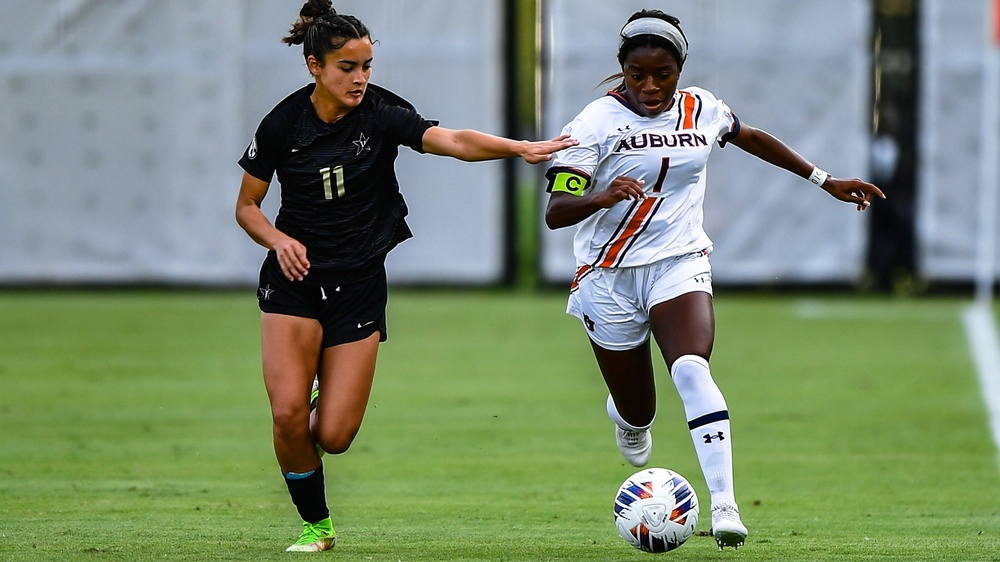
#> input picture wk03/soccer.jpg, 1000 x 562 px, shrunk from 2000 x 1125 before the run, found by its file name
$ python 3-1.py
#> lines starting #> are read from the running program, lines starting #| are printed output that depends on the picture
import cv2 as cv
import sys

img=cv.imread('Chap03/soccer.jpg')
#> img is the input picture: shape (562, 1000, 3); mean B, G, R 112.4, 138.1, 122

if img is None:
    sys.exit('파일을 찾을 수 없습니다.')

cv.imshow('original_RGB',img)
cv.imshow('Upper left half',img[0:img.shape[0]//2,0:img.shape[1]//2,:])
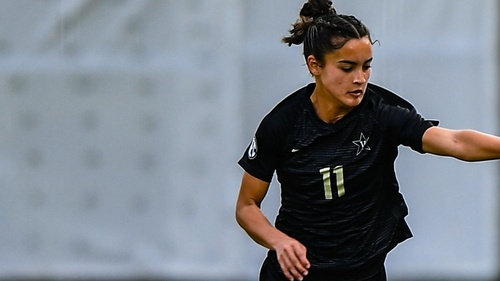
#> window 'Upper left half': shape (281, 500, 3); mean B, G, R 139.4, 130.6, 123.9
cv.imshow('Center half',img[img.shape[0]//4:3*img.shape[0]//4,img.shape[1]//4:3*img.shape[1]//4,:])
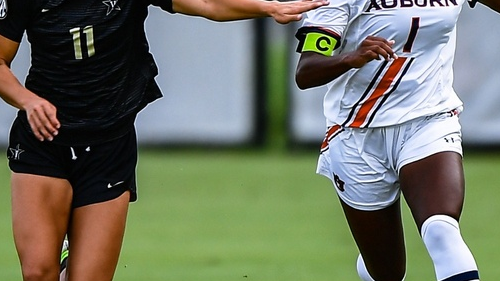
#> window 'Center half': shape (281, 500, 3); mean B, G, R 100.4, 116.8, 111.1

cv.imshow('R channel',img[:,:,2])
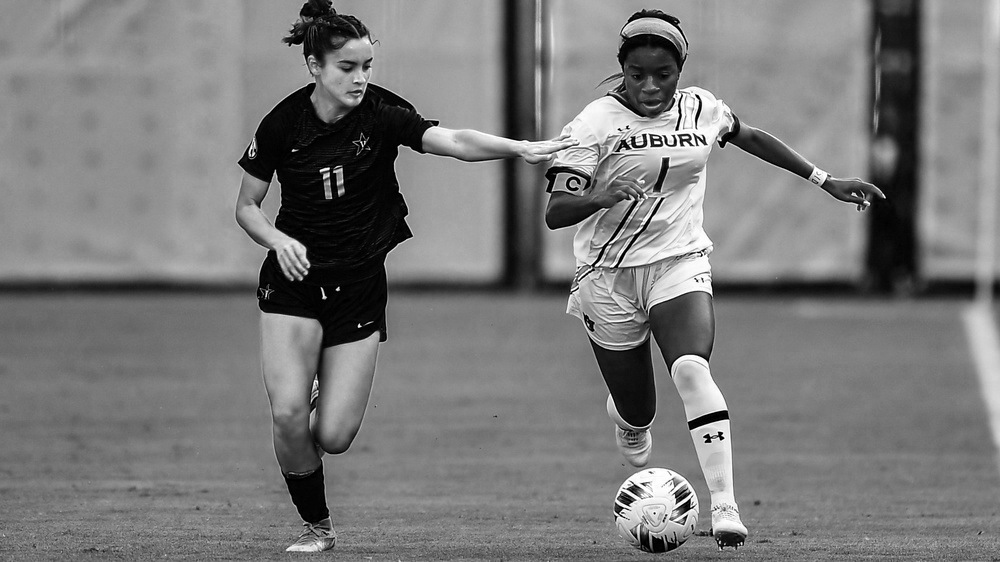
#> window 'R channel': shape (562, 1000); min 0, max 255, mean 122
cv.imshow('G channel',img[:,:,1])
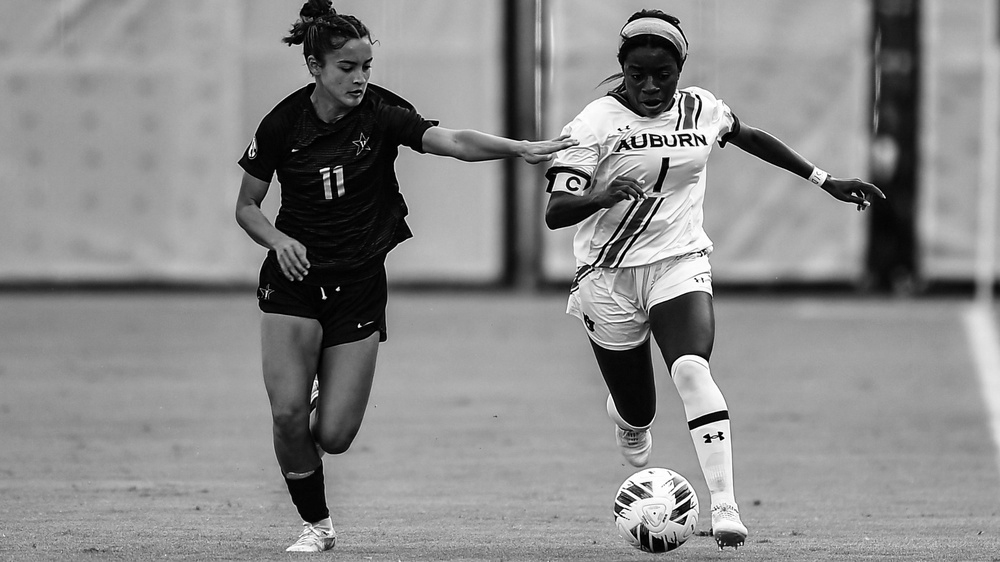
#> window 'G channel': shape (562, 1000); min 0, max 255, mean 138.1
cv.imshow('B channel',img[:,:,0])
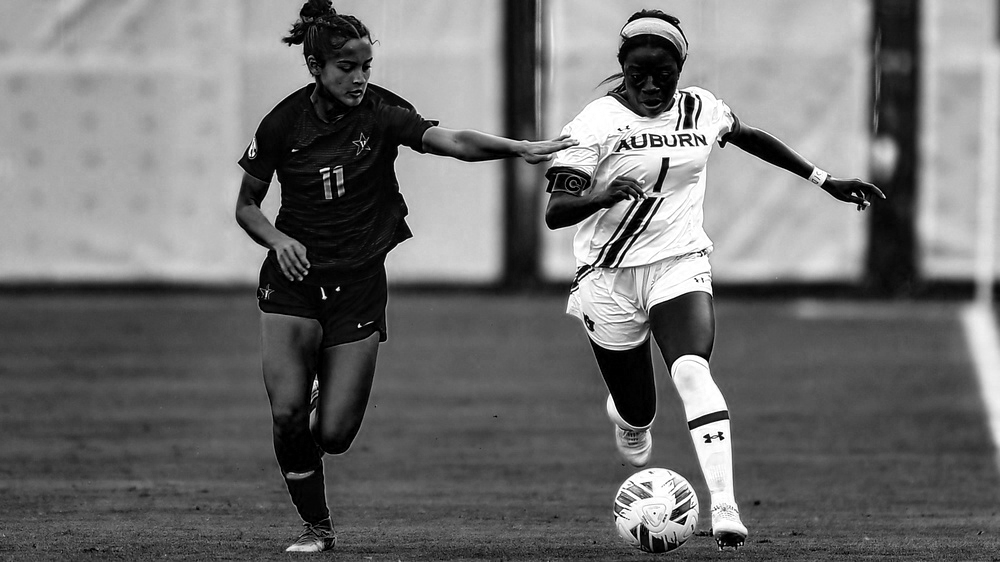
#> window 'B channel': shape (562, 1000); min 0, max 255, mean 112.4

cv.waitKey()
cv.destroyAllWindows()

$ run again, with wk03/girl_laughing.jpg copied over wk03/soccer.jpg
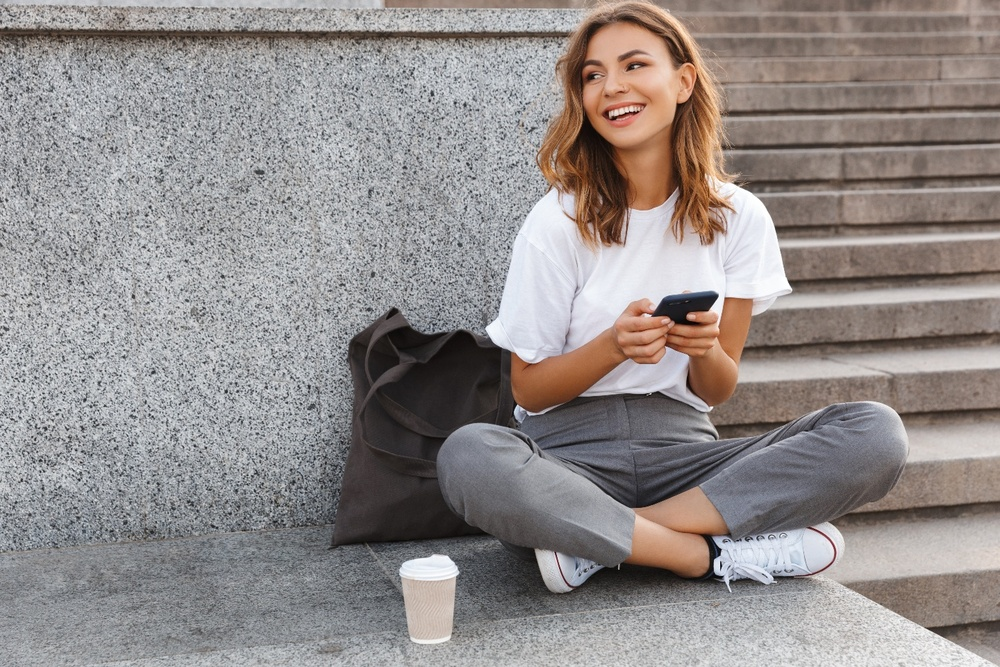
#> input picture wk03/girl_laughing.jpg, 1000 x 667 px, shrunk from 1440 x 960 before the run, found by its file name
#> img is the input picture: shape (667, 1000, 3); mean B, G, R 139.3, 140.6, 146.9
#> `cv.imshow('Center half',img[img.shape[0]//4:3*img.shape[0]//4,img.shap..`:
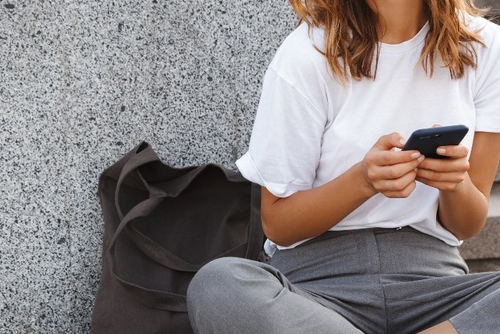
#> window 'Center half': shape (334, 500, 3); mean B, G, R 133.3, 133.6, 141
#> `cv.imshow('B channel',img[:,:,0])`:
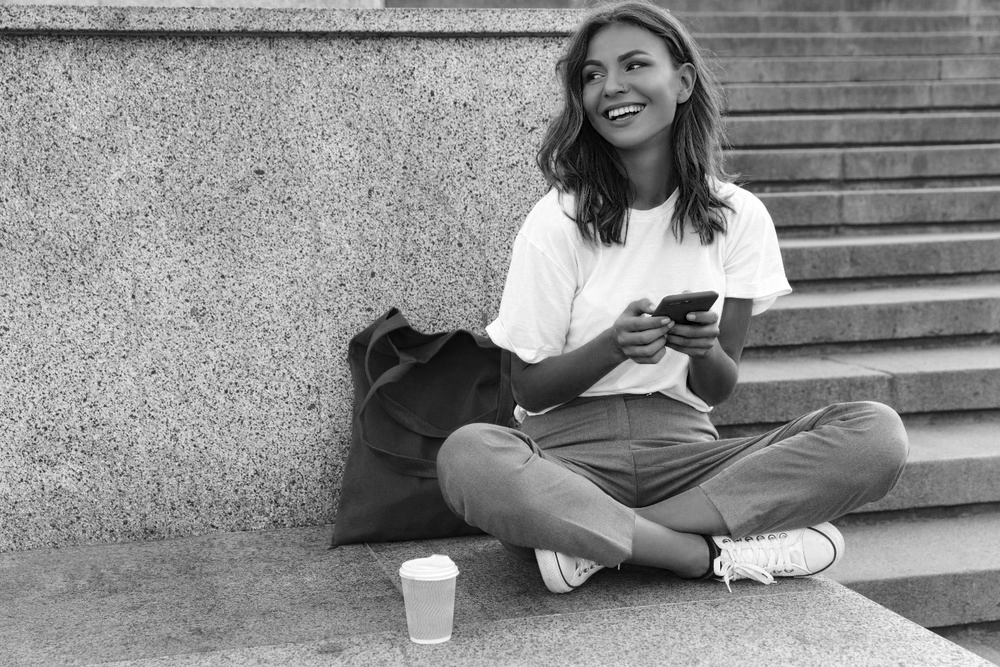
#> window 'B channel': shape (667, 1000); min 0, max 255, mean 139.3

$ run again, with wk03/mistyroad.jpg copied over wk03/soccer.jpg
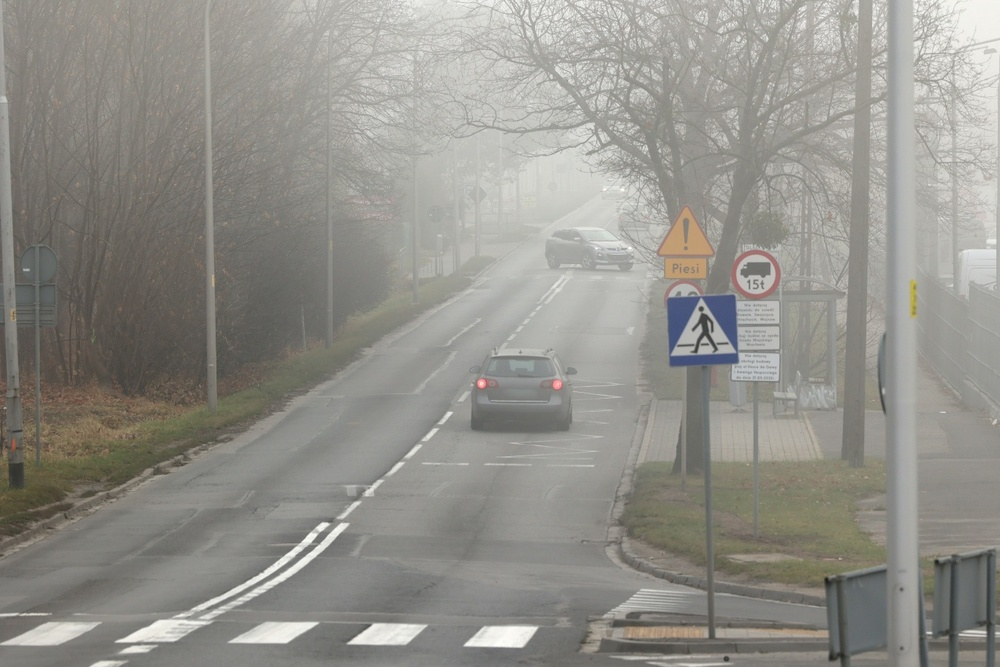
#> input picture wk03/mistyroad.jpg, 1000 x 667 px, shrunk from 1368 x 912 before the run, found by its file name
#> img is the input picture: shape (667, 1000, 3); mean B, G, R 138.7, 145, 146.5
#> `cv.imshow('Center half',img[img.shape[0]//4:3*img.shape[0]//4,img.shap..`:
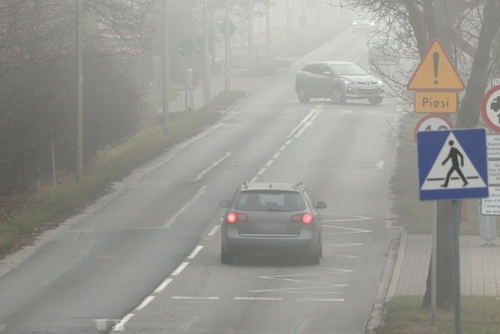
#> window 'Center half': shape (334, 500, 3); mean B, G, R 146.1, 151.3, 151.7
#> `cv.imshow('B channel',img[:,:,0])`:
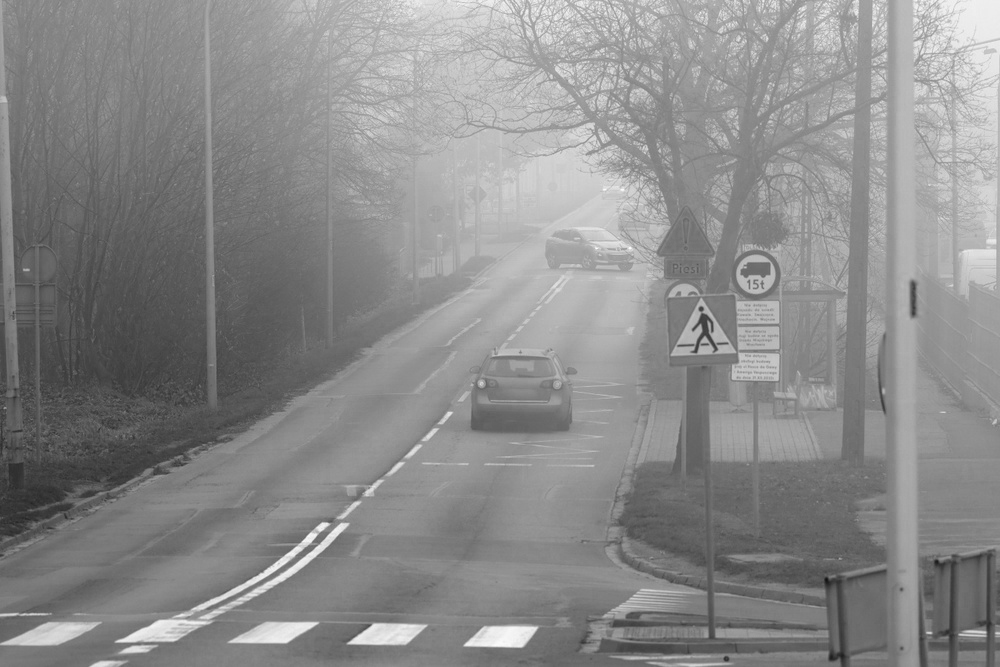
#> window 'B channel': shape (667, 1000); min 17, max 255, mean 138.7
